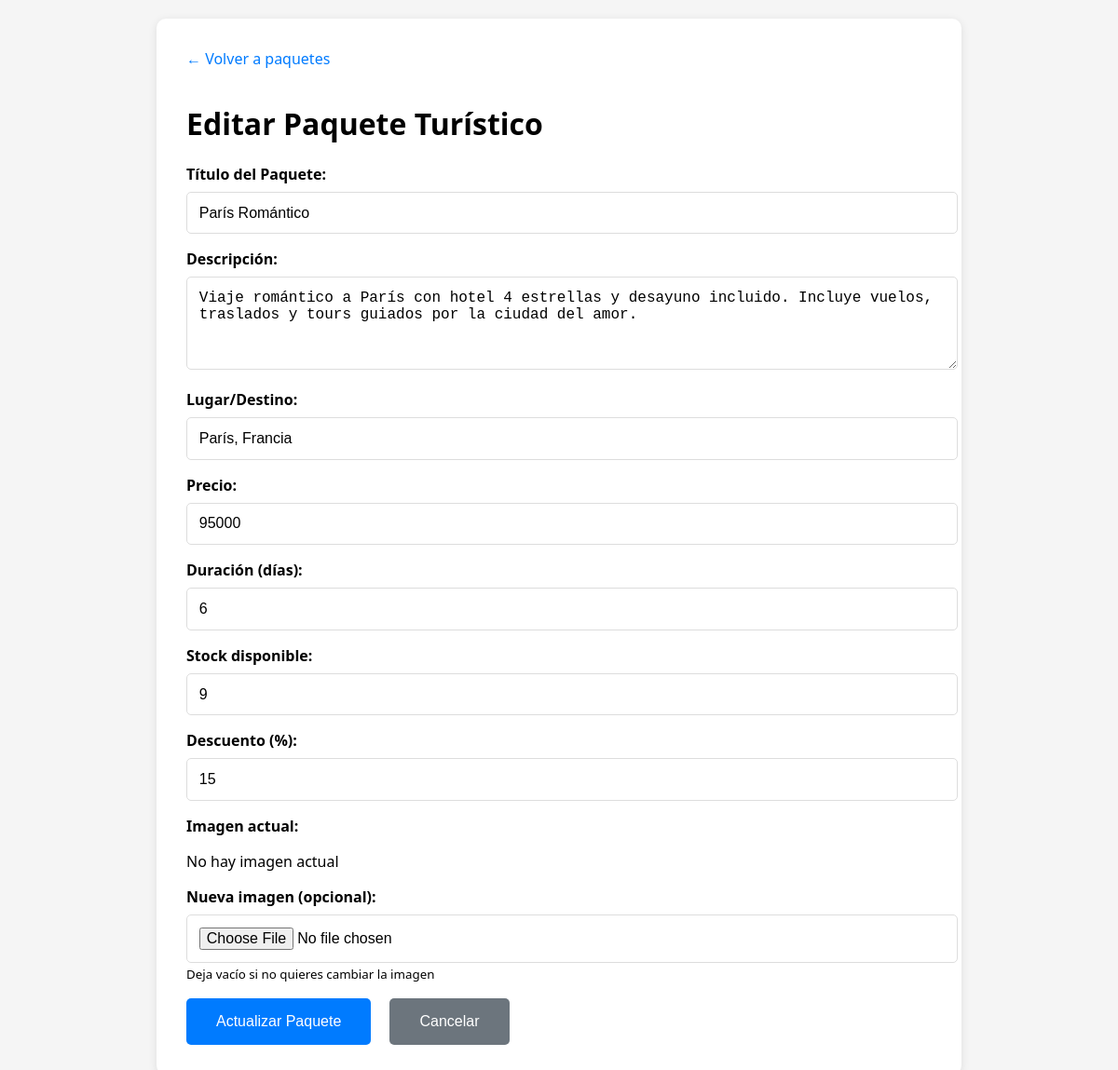
The page /pages/edit-product.php?id=1 (signed in) on the database its author committed.
### tables this page shows
CREATE TABLE `ventas` (
  `ID_Producto` int(11) NOT NULL,
  `imagen` longblob NOT NULL,
  `titulo` varchar(30) NOT NULL,
  `descripcion` longtext NOT NULL,
  `precio` int(11) NOT NULL,
  `stock` int(11) NOT NULL,
  `lugar` varchar(30) NOT NULL,
  `dias` int(11) NOT NULL,
  `descuento` int(11) NOT NULL
);

### model/modelos.php (called while the page is built, shortened)
<?php
include __DIR__ . '/../controller/conexionbd.php';
function obtenerPaquetePorId($id) {
    global $Ruta;
    $consulta = $Ruta->prepare("SELECT * FROM ventas WHERE ID_Producto = ?");
    $consulta->bind_param("i", $id);
    $consulta->execute();
    $resultado = $consulta->get_result();
    return $resultado->fetch_assoc();
}
?>

### pages/edit-product.php (the view, shortened to what this page needs)
<?php
include('../model/modelos.php');
$id = isset($_GET['id']) ? $_GET['id'] : 0;
$paquete = obtenerPaquetePorId($id);
?>
<!DOCTYPE html>
<html lang="es">
<head>
</head>
<body>
    <div class="container">
        <a href="paquetes.php" class="nav-link">← Volver a paquetes</a>
        <h1>Editar Paquete Turístico</h1>
        <form method="POST" enctype="multipart/form-data">
            <div class="form-group">
                <label for="titulo">Título del Paquete:</label>
                <input type="text" id="titulo" name="titulo" value="<?php echo htmlspecialchars($paquete['titulo']); ?>" required>
            </div>
            <div class="form-group">
                <label for="descripcion">Descripción:</label>
                <textarea id="descripcion" name="descripcion" rows="4" required><?php echo htmlspecialchars($paquete['descripcion']); ?></textarea>
            </div>
            <div class="form-group">
                <label for="lugar">Lugar/Destino:</label>
                <input type="text" id="lugar" name="lugar" value="<?php echo htmlspecialchars($paquete['lugar']); ?>" required>
            </div>
            <div class="form-group">
                <label for="precio">Precio:</label>
                <input type="number" id="precio" name="precio" value="<?php echo $paquete['precio']; ?>" required>
            </div>
            <div class="form-group">
                <label for="dias">Duración (días):</label>
                <input type="number" id="dias" name="dias" value="<?php echo $paquete['dias']; ?>" required>
            </div>
            <div class="form-group">
                <label for="cantidad">Stock disponible:</label>
                <input type="number" id="cantidad" name="cantidad" value="<?php echo $paquete['stock']; ?>" required>
            </div>
            <div class="form-group">
                <label for="descuento">Descuento (%):</label>
                <input type="number" id="descuento" name="descuento" min="0" max="100" value="<?php echo $paquete['descuento']; ?>">
            </div>
            <div class="form-group">
                <label>Imagen actual:</label>
                <?php if($paquete['imagen']): ?>
                    <img alt="Imagen actual" class="current-image">
                <?php else: ?>
                    <p>No hay imagen actual</p>
                <?php endif; ?>
            </div>
            <div class="form-group">
                <label for="img">Nueva imagen (opcional):</label>
                <input type="file" id="img" name="img" accept="image/*">
                <small>Deja vacío si no quieres cambiar la imagen</small>
            </div>
            <button type="submit" name="actualizar" class="btn-primary">Actualizar Paquete</button>
            <button type="button" class="btn-secondary" onclick="window.location.href='paquetes.php'">Cancelar</button>
        </form>
    </div>
</body>
</html>

### pages/edit-product.php (style rules this page uses)
body { font-family: 'Segoe UI', sans-serif; margin: 0; padding: 20px; background-color: #f5f5f5; }
.container { max-width: 800px; margin: 0 auto; background: white; padding: 2rem; border-radius: 10px; box-shadow: 0 2px 10px rgba(0,0,0,0.1); }
.form-group { margin-bottom: 1rem; }
label { display: block; margin-bottom: 0.5rem; font-weight: bold; }
input, textarea, select { width: 100%; padding: 0.8rem; border: 1px solid #ddd; border-radius: 5px; font-size: 1rem; }
button { padding: 1rem 2rem; border: none; border-radius: 5px; cursor: pointer; font-size: 1rem; margin-right: 1rem; }
.btn-primary { background: #007bff; color: white; }
.btn-secondary { background: #6c757d; color: white; }
.nav-link { display: inline-block; margin-bottom: 1rem; color: #007bff; text-decoration: none; }

### rows shown on the page
ventas: titulo "París Romántico", descripcion "Viaje romántico a París con hotel 4 estrellas y desayuno incluido. Incluye vuelos, traslados y tours guiados por la ciudad del amor.", lugar "París, Francia", precio "95000", dias "6", cantidad "9", descuento "15"
